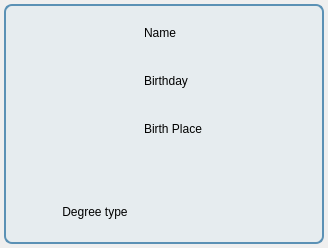
<?xml version="1.0" encoding="UTF-8"?>
<ui version="4.0">
 <class>CardStudentInfo</class>
 <widget class="QWidget" name="CardStudentInfo">
  <property name="geometry">
   <rect>
    <x>0</x>
    <y>0</y>
    <width>328</width>
    <height>248</height>
   </rect>
  </property>
  <property name="windowTitle">
   <string>Form</string>
  </property>
  <property name="styleSheet">
   <string notr="true">#CardStudentInfoFram {
	font: 12pt &quot;Noto Sans&quot;;
	background-color: #E6ECEF;
	border: 2px solid #5B91B5;
	border-radius: 8px;
}
#CardStudentInfoFramSelected {
	background-color: #C39089;
	border: 2px solid #C39089;
}

#CardStudentInfoFram QPushButton{
	border: none;
}

#CardStudentInfoFram QPushButton::hover{
	background-color: #005EC1;
	border: 1px solid #005EC1;
	border-radius: 11px;
}

#CardStudentInfoFram #delete_button::hover{
	background-color: red;
	border: 1px solid red;
	border-radius: 11px;
}</string>
  </property>
  <layout class="QVBoxLayout" name="verticalLayout_3" stretch="0">
   <property name="spacing">
    <number>4</number>
   </property>
   <property name="leftMargin">
    <number>4</number>
   </property>
   <property name="topMargin">
    <number>4</number>
   </property>
   <property name="rightMargin">
    <number>4</number>
   </property>
   <property name="bottomMargin">
    <number>4</number>
   </property>
   <item>
    <widget class="QFrame" name="CardStudentInfoFram">
     <property name="frameShape">
      <enum>QFrame::Shape::StyledPanel</enum>
     </property>
     <property name="frameShadow">
      <enum>QFrame::Shadow::Raised</enum>
     </property>
     <layout class="QHBoxLayout" name="horizontalLayout_2">
      <property name="spacing">
       <number>6</number>
      </property>
      <property name="leftMargin">
       <number>6</number>
      </property>
      <property name="topMargin">
       <number>6</number>
      </property>
      <property name="rightMargin">
       <number>6</number>
      </property>
      <property name="bottomMargin">
       <number>6</number>
      </property>
      <item>
       <layout class="QVBoxLayout" name="verticalLayout" stretch="1,0">
        <item>
         <widget class="QLabel" name="profile_image_label">
          <property name="maximumSize">
           <size>
            <width>150</width>
            <height>170</height>
           </size>
          </property>
          <property name="text">
           <string/>
          </property>
          <property name="pixmap">
           <pixmap resource="card_student_info.qrc">:/images/assets/images/default_profile.png</pixmap>
          </property>
          <property name="scaledContents">
           <bool>true</bool>
          </property>
          <property name="alignment">
           <set>Qt::AlignmentFlag::AlignCenter</set>
          </property>
          <property name="wordWrap">
           <bool>false</bool>
          </property>
         </widget>
        </item>
        <item>
         <layout class="QHBoxLayout" name="horizontalLayout_3" stretch="0,2">
          <property name="spacing">
           <number>0</number>
          </property>
          <item>
           <widget class="QPushButton" name="info_preview_button">
            <property name="minimumSize">
             <size>
              <width>40</width>
              <height>40</height>
             </size>
            </property>
            <property name="maximumSize">
             <size>
              <width>16777215</width>
              <height>16777215</height>
             </size>
            </property>
            <property name="text">
             <string/>
            </property>
            <property name="icon">
             <iconset resource="card_student_info.qrc">
              <normaloff>:/icons/assets/icons/circle-info-solid.svg</normaloff>:/icons/assets/icons/circle-info-solid.svg</iconset>
            </property>
           </widget>
          </item>
          <item>
           <widget class="QLabel" name="degree_type_label">
            <property name="text">
             <string>Degree type</string>
            </property>
            <property name="alignment">
             <set>Qt::AlignmentFlag::AlignCenter</set>
            </property>
           </widget>
          </item>
         </layout>
        </item>
       </layout>
      </item>
      <item>
       <layout class="QVBoxLayout" name="verticalLayout_2" stretch="1,0,0">
        <item>
         <layout class="QGridLayout" name="gridLayout" columnstretch="0,1">
          <item row="0" column="0">
           <widget class="QLabel" name="label_3">
            <property name="text">
             <string>Name</string>
            </property>
           </widget>
          </item>
          <item row="0" column="1">
           <widget class="QLabel" name="name_label">
            <property name="text">
             <string/>
            </property>
           </widget>
          </item>
          <item row="1" column="0">
           <widget class="QLabel" name="label_4">
            <property name="text">
             <string>Birthday</string>
            </property>
           </widget>
          </item>
          <item row="1" column="1">
           <widget class="QLabel" name="birthday_label">
            <property name="text">
             <string/>
            </property>
           </widget>
          </item>
          <item row="2" column="0">
           <widget class="QLabel" name="label_5">
            <property name="text">
             <string>Birth Place</string>
            </property>
           </widget>
          </item>
          <item row="2" column="1">
           <widget class="QLabel" name="birth_place_label">
            <property name="text">
             <string/>
            </property>
           </widget>
          </item>
         </layout>
        </item>
        <item>
         <spacer name="verticalSpacer">
          <property name="orientation">
           <enum>Qt::Orientation::Vertical</enum>
          </property>
          <property name="sizeHint" stdset="0">
           <size>
            <width>20</width>
            <height>40</height>
           </size>
          </property>
         </spacer>
        </item>
        <item>
         <layout class="QHBoxLayout" name="horizontalLayout">
          <item>
           <spacer name="horizontalSpacer">
            <property name="orientation">
             <enum>Qt::Orientation::Horizontal</enum>
            </property>
            <property name="sizeHint" stdset="0">
             <size>
              <width>40</width>
              <height>20</height>
             </size>
            </property>
           </spacer>
          </item>
          <item>
           <widget class="QPushButton" name="delete_button">
            <property name="minimumSize">
             <size>
              <width>40</width>
              <height>40</height>
             </size>
            </property>
            <property name="text">
             <string/>
            </property>
            <property name="icon">
             <iconset resource="card_student_info.qrc">
              <normaloff>:/icons/assets/icons/trash-solid.svg</normaloff>:/icons/assets/icons/trash-solid.svg</iconset>
            </property>
           </widget>
          </item>
          <item>
           <widget class="QPushButton" name="print_pdf_button">
            <property name="minimumSize">
             <size>
              <width>40</width>
              <height>40</height>
             </size>
            </property>
            <property name="text">
             <string/>
            </property>
            <property name="icon">
             <iconset resource="card_student_info.qrc">
              <normaloff>:/icons/assets/icons/file-pdf-solid.svg</normaloff>:/icons/assets/icons/file-pdf-solid.svg</iconset>
            </property>
           </widget>
          </item>
          <item>
           <widget class="QPushButton" name="edit_button">
            <property name="minimumSize">
             <size>
              <width>40</width>
              <height>40</height>
             </size>
            </property>
            <property name="text">
             <string/>
            </property>
            <property name="icon">
             <iconset resource="card_student_info.qrc">
              <normaloff>:/icons/assets/icons/pencil-solid.svg</normaloff>:/icons/assets/icons/pencil-solid.svg</iconset>
            </property>
           </widget>
          </item>
         </layout>
        </item>
       </layout>
      </item>
     </layout>
    </widget>
   </item>
  </layout>
 </widget>
 <resources>
  <include location="card_student_info.qrc"/>
 </resources>
 <connections/>
</ui>
